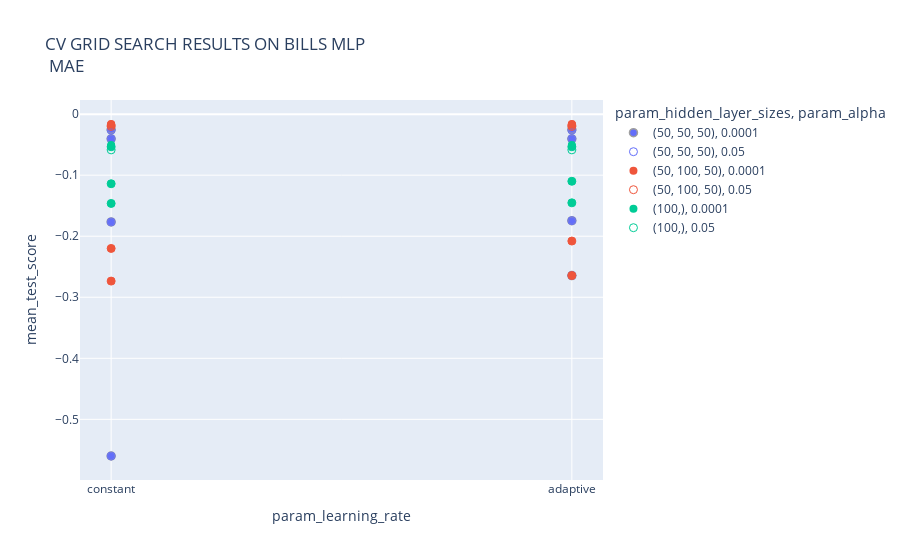

Source (notebook cell):
### Code cell
# VIZ RESULTS ------ 
res=pd.DataFrame(grid);

fig=px.scatter(res,x="param_learning_rate", y ="mean_test_score", color= "param_hidden_layer_sizes", symbol= "param_alpha", 
               symbol_sequence=["circle","circle-open"],
               title= "CV GRID SEARCH RESULTS ON BILLS MLP <br> MAE")
fig.update_traces(marker={'size': 8})
fig.update_layout(height=600)
fig.update_layout(coloraxis_colorbar=dict(yanchor="top", y=1, x=-0.2,
                                          ticks="outside"))

fig["data"][0]["marker"]["line"]={"color":"#9f9f9f", "width":1.5}
fig

### Figure 1 — Plotly figure (JSON) as saved in the notebook; plotly's stock layout.template omitted (floating-point values rounded to 4 significant figures)
{"data": [{"hovertemplate": "param_hidden_layer_sizes=(50, 50, 50)<br>param_alpha=0.0001<br>param_learning_rate=%{x}<br>mean_test_score=%{y}<extra></extra>", "legendgroup": "(50, 50, 50), 0.0001", "marker": {"color": "#636efa", "line": {"color": "#9f9f9f", "width": 1.5}, "size": 8, "symbol": "circle"}, "mode": "markers", "name": "(50, 50, 50), 0.0001", "orientation": "v", "showlegend": true, "type": "scatter", "x": ["constant", "constant", "adaptive", "adaptive", "constant", "constant", "adaptive", "adaptive"], "xaxis": "x", "y": [-0.1766, -0.04038, -0.1746, -0.04038, -0.56, -0.02525, -0.2644, -0.02525], "yaxis": "y"}, {"hovertemplate": "param_hidden_layer_sizes=(50, 50, 50)<br>param_alpha=0.05<br>param_learning_rate=%{x}<br>mean_test_score=%{y}<extra></extra>", "legendgroup": "(50, 50, 50), 0.05", "marker": {"color": "#636efa", "size": 8, "symbol": "circle-open"}, "mode": "markers", "name": "(50, 50, 50), 0.05", "orientation": "v", "showlegend": true, "type": "scatter", "x": ["constant", "constant", "adaptive", "adaptive", "constant", "constant", "adaptive", "adaptive"], "xaxis": "x", "y": [-0.1766, -0.04038, -0.1746, -0.04038, -0.56, -0.02626, -0.2644, -0.02626], "yaxis": "y"}, {"hovertemplate": "param_hidden_layer_sizes=(50, 100, 50)<br>param_alpha=0.0001<br>param_learning_rate=%{x}<br>mean_test_score=%{y}<extra></extra>", "legendgroup": "(50, 100, 50), 0.0001", "marker": {"color": "#EF553B", "size": 8, "symbol": "circle"}, "mode": "markers", "name": "(50, 100, 50), 0.0001", "orientation": "v", "showlegend": true, "type": "scatter", "x": ["constant", "constant", "adaptive", "adaptive", "constant", "constant", "adaptive", "adaptive"], "xaxis": "x", "y": [-0.22, -0.01716, -0.2079, -0.01716, -0.2735, -0.01616, -0.2644, -0.01616], "yaxis": "y"}, {"hovertemplate": "param_hidden_layer_sizes=(50, 100, 50)<br>param_alpha=0.05<br>param_learning_rate=%{x}<br>mean_test_score=%{y}<extra></extra>", "legendgroup": "(50, 100, 50), 0.05", "marker": {"color": "#EF553B", "size": 8, "symbol": "circle-open"}, "mode": "markers", "name": "(50, 100, 50), 0.05", "orientation": "v", "showlegend": true, "type": "scatter", "x": ["constant", "constant", "adaptive", "adaptive", "constant", "constant", "adaptive", "adaptive"], "xaxis": "x", "y": [-0.22, -0.01817, -0.2079, -0.01817, -0.2735, -0.0202, -0.2644, -0.0202], "yaxis": "y"}, {"hovertemplate": "param_hidden_layer_sizes=(100,)<br>param_alpha=0.0001<br>param_learning_rate=%{x}<br>mean_test_score=%{y}<extra></extra>", "legendgroup": "(100,), 0.0001", "marker": {"color": "#00cc96", "size": 8, "symbol": "circle"}, "mode": "markers", "name": "(100,), 0.0001", "orientation": "v", "showlegend": true, "type": "scatter", "x": ["constant", "constant", "adaptive", "adaptive", "constant", "constant", "adaptive", "adaptive"], "xaxis": "x", "y": [-0.114, -0.05349, -0.11, -0.05349, -0.1463, -0.05047, -0.1453, -0.05047], "yaxis": "y"}, {"hovertemplate": "param_hidden_layer_sizes=(100,)<br>param_alpha=0.05<br>param_learning_rate=%{x}<br>mean_test_score=%{y}<extra></extra>", "legendgroup": "(100,), 0.05", "marker": {"color": "#00cc96", "size": 8, "symbol": "circle-open"}, "mode": "markers", "name": "(100,), 0.05", "orientation": "v", "showlegend": true, "type": "scatter", "x": ["constant", "constant", "adaptive", "adaptive", "constant", "constant", "adaptive", "adaptive"], "xaxis": "x", "y": [-0.114, -0.05349, -0.11, -0.05349, -0.1463, -0.05853, -0.1453, -0.05853], "yaxis": "y"}], "layout": {"autosize": true, "coloraxis": {"colorbar": {"ticks": "outside", "x": -0.2, "y": 1, "yanchor": "top"}}, "legend": {"title": {"text": "param_hidden_layer_sizes, param_alpha"}, "tracegroupgap": 0}, "title": {"text": "CV GRID SEARCH RESULTS ON BILLS MLP <br> MAE"}, "xaxis": {"anchor": "y", "autorange": true, "domain": [0, 1], "range": [-0.06516, 1.065], "title": {"text": "param_learning_rate"}, "type": "category"}, "yaxis": {"anchor": "x", "autorange": true, "domain": [0, 1], "range": [-0.5985, 0.02227], "title": {"text": "mean_test_score"}, "type": "linear"}}}
